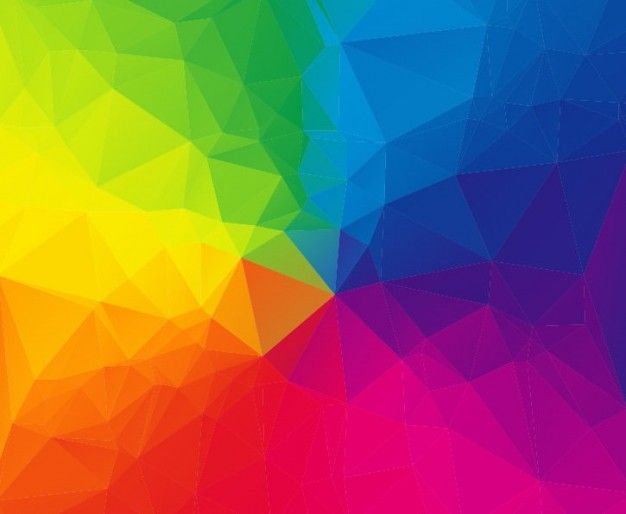
#> input picture Summer2018/Image_Clustering/Shuffle/cluster/test.jpg, 626 x 514 px, found by its file name
$ python shuffle.py
#> lines starting #> are read from the running program, lines starting #| are printed output that depends on the picture
import matplotlib.pyplot as plt
import matplotlib.image as mpimg
from numpy import *

file = 'test'
format = '.jpg'

fname = file + format


def shuffle(ary):
    a = ary.__len__()
    b = a - 1
    for d in range(b, 0, -1):
        e = random.randint(0, d)
        ary[[d, e]] = ary[[e, d]]
    return ary


im = mpimg.imread(fname)
#> im is the input picture: shape (514, 626, 3); mean R, G, B 139.7, 101.6, 86.6

data = array(im)

shape = data.shape
#> shape = (514, 626, 3)
data = data.reshape((shape[0] * shape[1], shape[2]))

data = shuffle(data)
#> in shuffle, `a = ary.__len__()`: a = 321764
#> in shuffle, `b = a - 1`: b = 321763

data = data.reshape(shape)
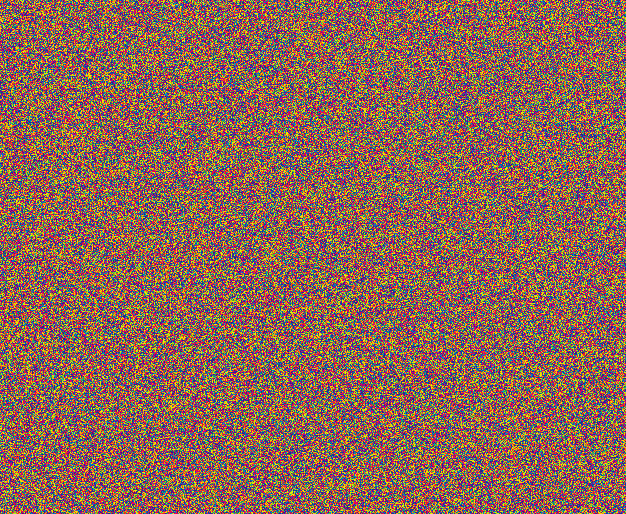
#> data: shape (514, 626, 3); mean R, G, B 139.7, 101.6, 86.6
plt.imsave(file + '_scrambled' + format, data)
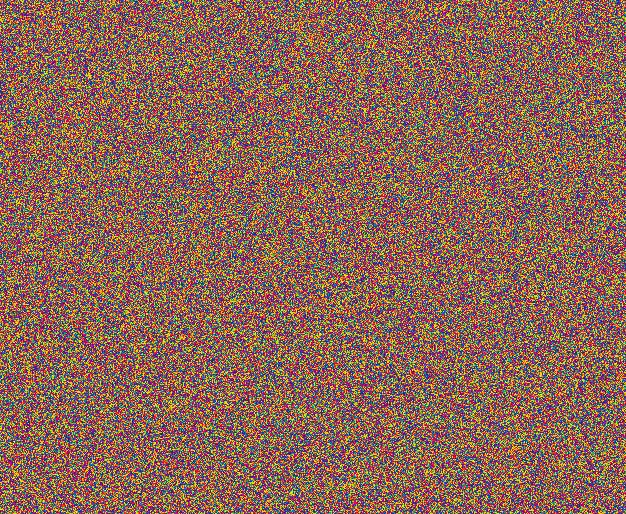
#> saved as test_scrambled.jpg: shape (514, 626, 3); mean R, G, B 139.2, 101.6, 87.1
plt.imshow(data)
plt.show()
